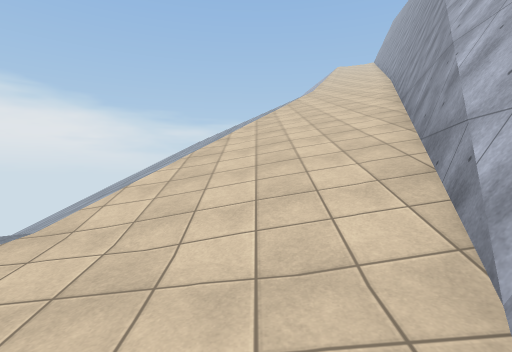
View 1 (above)

12 first-person views from a walk through a 3-D level made in the Unity game engine. The camera is 1.5 m above the floor, looks level and sees 80° across. The floor is counted in squares, 2 m on a side. Each view is taken from the middle of a square. On the plan, view 1 faces up. The plan holds only what a view shows up to about 10 squares ahead; the rest is blank. The place goes on beyond the plan. Some surface patterns are stand-ins.

View 2
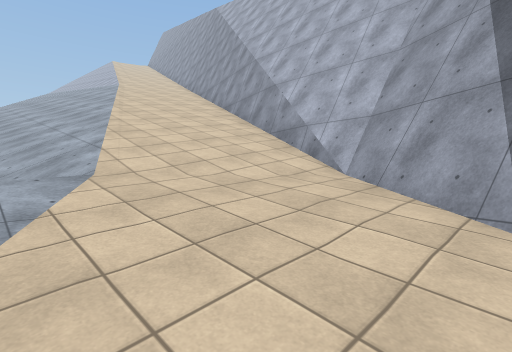

View 3
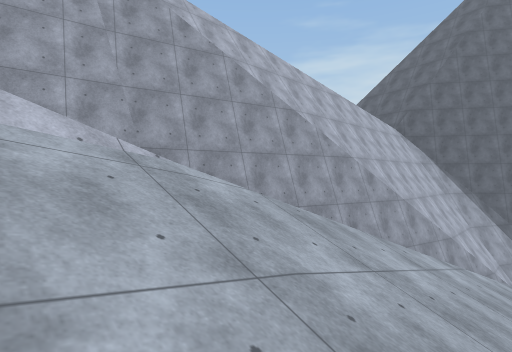

View 4
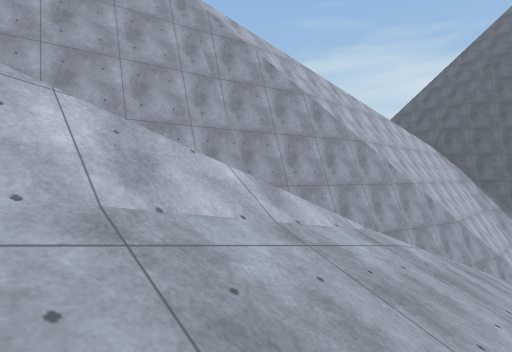

View 5
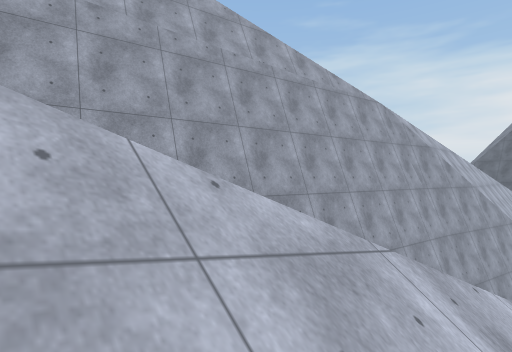

View 6
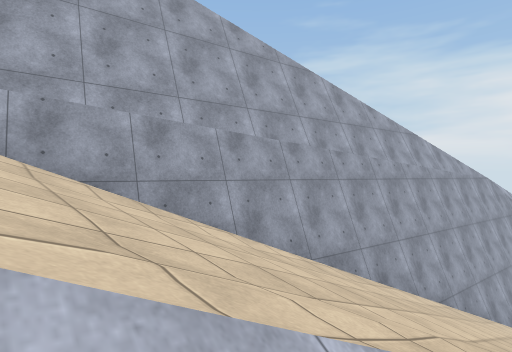

View 7
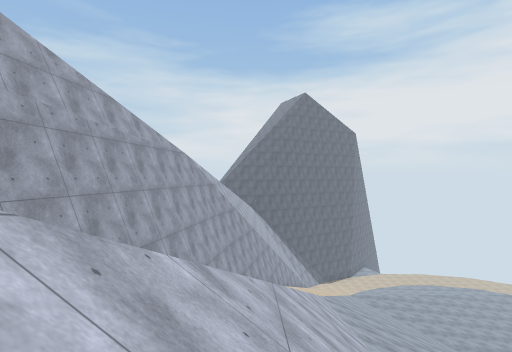

View 8
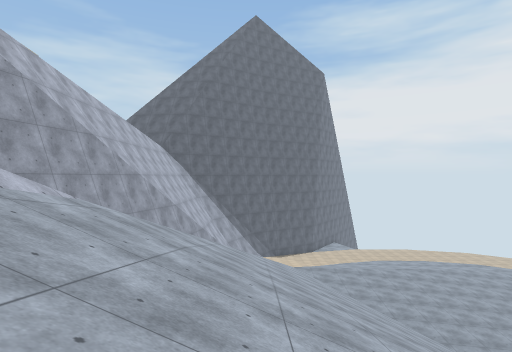

View 9
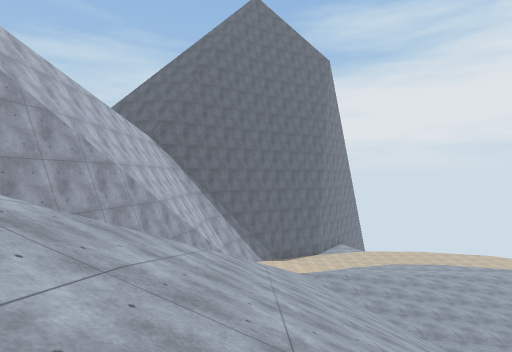

View 10
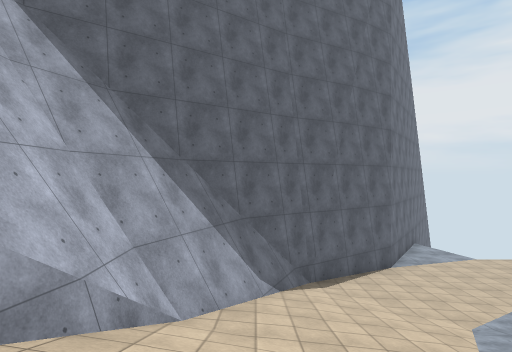

View 11
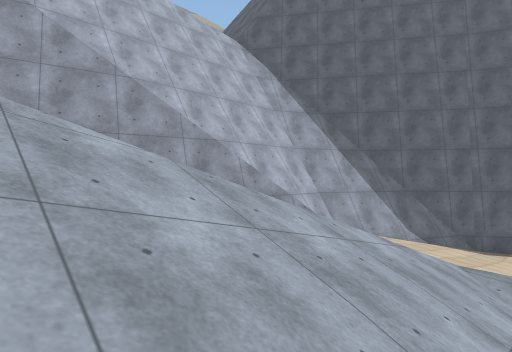

View 12
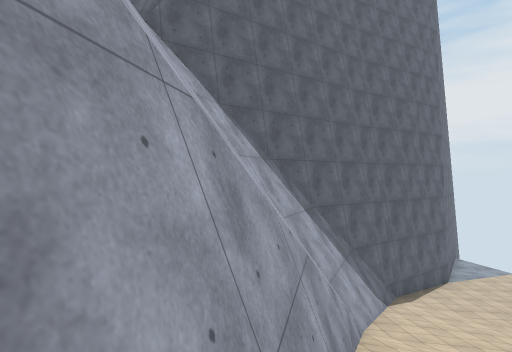

### Floor plan
Key: @ floor where view 1 was taken; # wall or solid block; . main floor; - floor 1.5 m lower than the main floor; / step, stairs or slope.
Columns run from 3 left of view 1 to 10 right of it. Each row starts with its distance up from view 1.
 26          ////#
 25         /////#
 24         /////#
 23         ////##
 22        /////#
 21        /////#
 20       /// /##
 19       /// /#
 18    / ///  /#
 17    /////  ##
 16   //////  #
 15   /////  /#
 14  //////  ##
 13 //////   #
 12 //////  /#
 11 //////  ##
 10 ////////#
  9 ///////##
  8 ///////#
  7 ///////#
  6 //////##
  5 //////#
  4 /////##
  3 .////#
  2 .////#
  1 ./..##
  0 /..@#
 -1 ...##
 -2 -.##
 -3 -##
 -4 ##

Where each view was taken, in squares from view 1:
view 1: 0 up, 0 right, facing up
view 2: 1 down, 3 left, facing up-right
view 3: 15 up, 0 right, facing down-right
view 4: 17 up, 1 right, facing down-right
view 5: 22 up, 4 right, facing down-right
view 6: 26 up, 6 right, facing down-right
view 7: 25 up, 5 right, facing down
view 8: 18 up, 0 right, facing down
view 9: 16 up, 0 right, facing down
view 10: 5 up, 0 right, facing down
view 11: 8 up, 3 left, facing down-right
view 12: 7 up, 3 right, facing down
